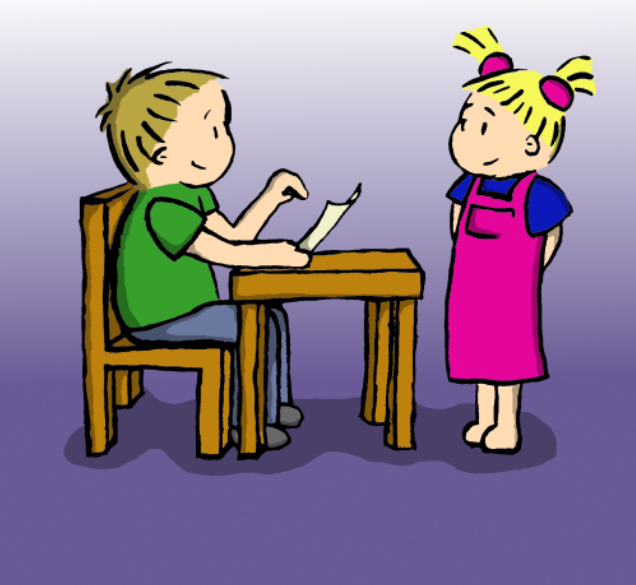
#> input picture edge_based_img_compress_with_homo_diff/comic_orig_2.png, 636 x 585 px
$ jupyter execute code.ipynb
#> lines starting #> are read from the running program, lines starting #| are printed output that depends on the picture; after the words box and inside, x2 and y2 are one past the last pixel; in counts of white or black regions, pixels touching at a corner belong together
[cell 1]
import cv2
import numpy as np
from matplotlib import pyplot as plt

# Load the original image
image = cv2.imread('comic_orig_2.png', cv2.IMREAD_COLOR)
#> image is the input picture: shape (585, 636, 3); mean B, G, R 146.1, 125.7, 143.8
gray = cv2.cvtColor(image, cv2.COLOR_BGR2GRAY)
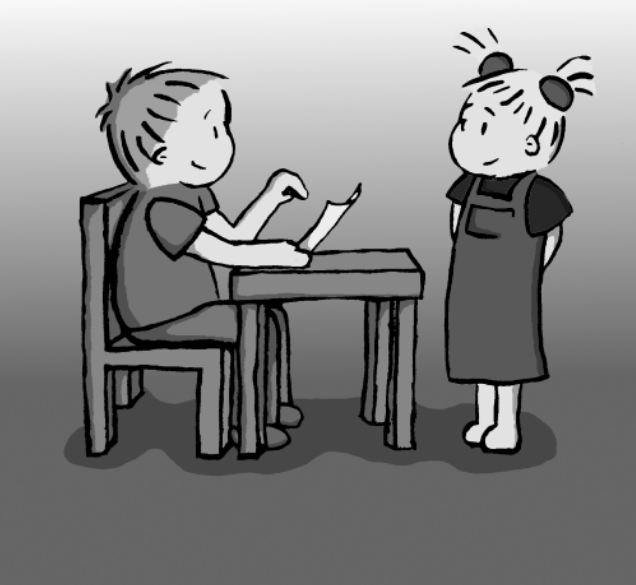
#> gray: shape (585, 636); min 0, max 249, mean 133.5

# Apply Canny edge detection
edges = cv2.Canny(gray, threshold1=7, threshold2=8)
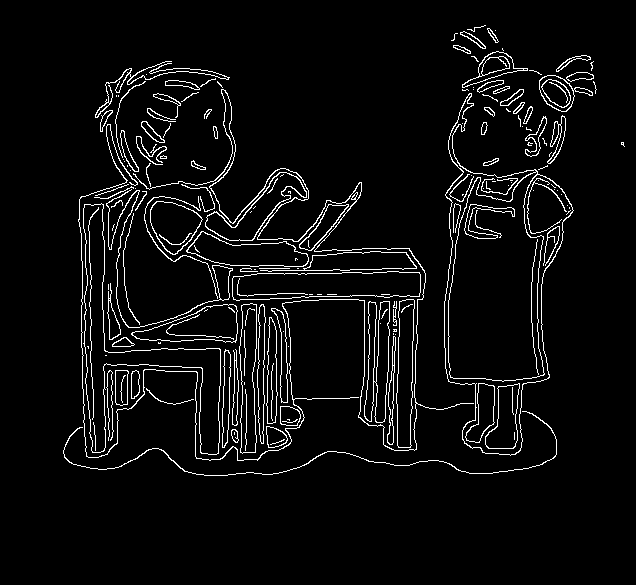
#> edges: shape (585, 636); 4.9% white in thin lines or dots, all inside (x1, y1, x2, y2) = (63, 25, 625, 476)

# Display and save the result
plt.figure(figsize=(12, 6))
plt.imshow(edges, cmap='gray')
plt.axis('off')
plt.savefig("comic_orig_2_edgemap.png", dpi=300, bbox_inches='tight')
plt.show()

[cell 2]
# print(type(edges), edges.shape, "max:", np.max(edges), "min:", np.min(edges))
# print(edges)

[cell 3]
inverted_edge_map = np.zeros_like(edges)

for i in range(edges.shape[0]):
    for j in range(edges.shape[1]):
        if edges[i][j] == 0:
            inverted_edge_map[i][j] = 255
        else:
            inverted_edge_map[i][j] = 0

plt.figure(figsize=(12, 6))
plt.imshow(inverted_edge_map, cmap='gray')
plt.savefig("comic_orig_2_inverted_edgemap.png", dpi=300, bbox_inches='tight')
plt.axis('off')
plt.show()

[cell 4]
# print(type(inverted_edge_map), inverted_edge_map.shape, "max:", np.max(inverted_edge_map), "min:", np.min(inverted_edge_map))
# print(inverted_edge_map)

[cell 5]
import cv2
import numpy as np
import matplotlib.pyplot as plt

def colorize_edges_manually(image, inverted_edge_map, kernel_size=5):
    # Initialize a blank canvas for the colored edges
#> called with kernel_size = 5
    colorized_edges = np.zeros_like(image)
    colorized_edges += 255

    # Get half the kernel size
    k = kernel_size // 2

    # Iterate through the edge map
    for i in range(k, inverted_edge_map.shape[0] - k):
        for j in range(k, inverted_edge_map.shape[1] - k):
            # If it's an edge pixel
            if inverted_edge_map[i, j] == 0:
                # Extract the kernel region from the original image
                patch = image[i-k:i+k+1, j-k:j+k+1]
                # Fill the kernel region in the colorized edge map
                colorized_edges[i-k:i+k+1, j-k:j+k+1] = patch
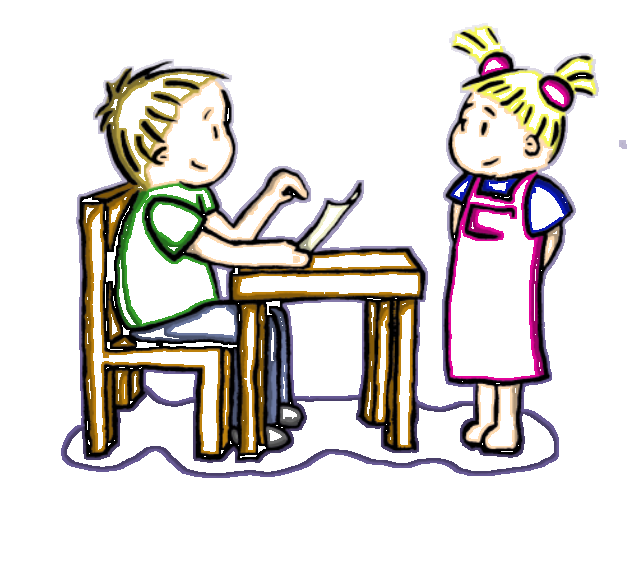
#> colorized_edges: shape (585, 636, 3); mean B, G, R 214.4, 217.1, 221

    return colorized_edges

# Get the color edges and closed edges
colorized_edges = colorize_edges_manually(image, inverted_edge_map)

# Plot Results
plt.figure(figsize=(15, 7))
plt.subplot(1, 3, 1)
plt.title("Original Image")
plt.imshow(cv2.cvtColor(image, cv2.COLOR_BGR2RGB))
plt.axis('off')

plt.subplot(1, 3, 2)
plt.title("Closed Edges")
plt.imshow(inverted_edge_map, cmap='gray')
plt.axis('off')

plt.subplot(1, 3, 3)
plt.title("Color Surrounding Edges")
plt.imshow(cv2.cvtColor(colorized_edges, cv2.COLOR_BGR2RGB))
plt.axis('off')

plt.savefig("comic_orig_2_edgesmap_coloredge.png", dpi=300, bbox_inches='tight')
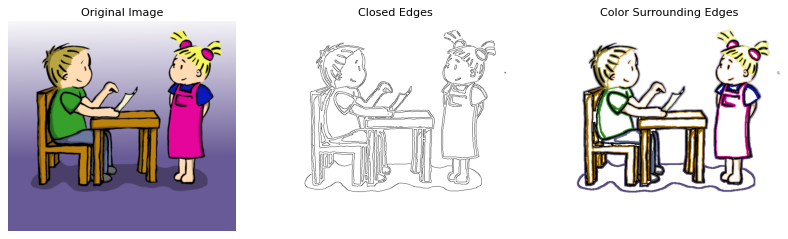
#> figure drawn by matplotlib, 3 panels

plt.show()

[cell 6]
# print(colorized_edges.shape, len(colorized_edges))
# print(image.shape)

[cell 7]
kernel = np.ones((5, 5), np.uint8)  # Adjust kernel size as needed
dilated_edges = cv2.dilate(edges, kernel, iterations=1)
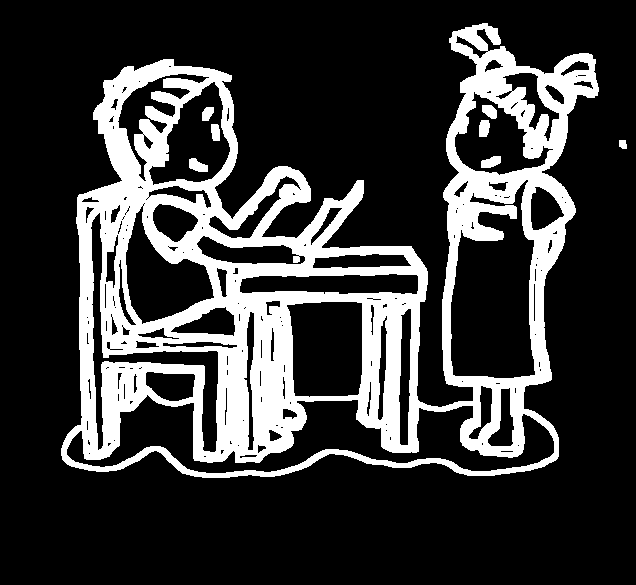
#> dilated_edges: shape (585, 636); 21.9% white; 8 white regions, largest, box (x1, y1, x2, y2) and area: (61, 23, 599, 478) 80652, (189, 158, 208, 172) 183, (481, 156, 501, 168) 177

color_near_edges = cv2.bitwise_and(image, image, mask=dilated_edges)
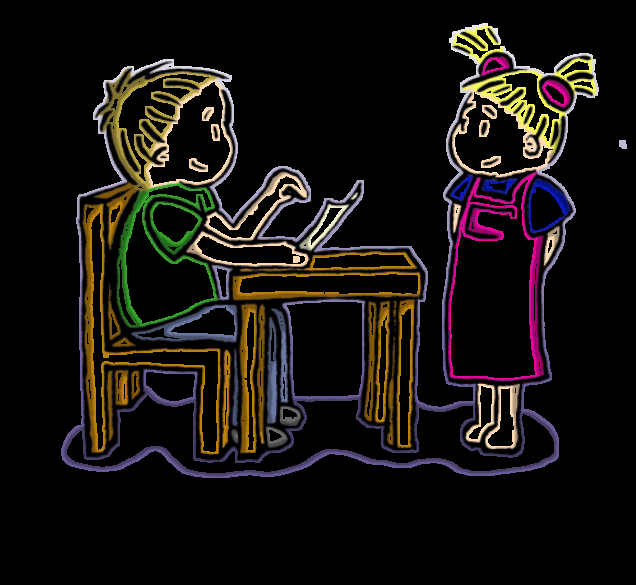
#> color_near_edges: shape (585, 636, 3); mean B, G, R 15.3, 18.1, 21.9

reconstructed_image = cv2.inpaint(colorized_edges, 255 - dilated_edges, inpaintRadius=3, flags=cv2.INPAINT_TELEA)

plt.imshow(cv2.cvtColor(color_near_edges, cv2.COLOR_BGR2RGB))
plt.savefig("comic_orig_2_coloredge_dilation.png", dpi=300, bbox_inches='tight')
plt.title('Color edgemap Image via Dilation')
plt.show()

plt.imshow(cv2.cvtColor(reconstructed_image, cv2.COLOR_BGR2RGB))
plt.savefig("comic_orig_2_reconstructed.png", dpi=300, bbox_inches='tight')
plt.title('Reconstructed Image via Diffusion')
plt.show()

$ run again, with edge_based_img_compress_with_homo_diff/comic_orig_3.png copied over edge_based_img_compress_with_homo_diff/comic_orig_2.png
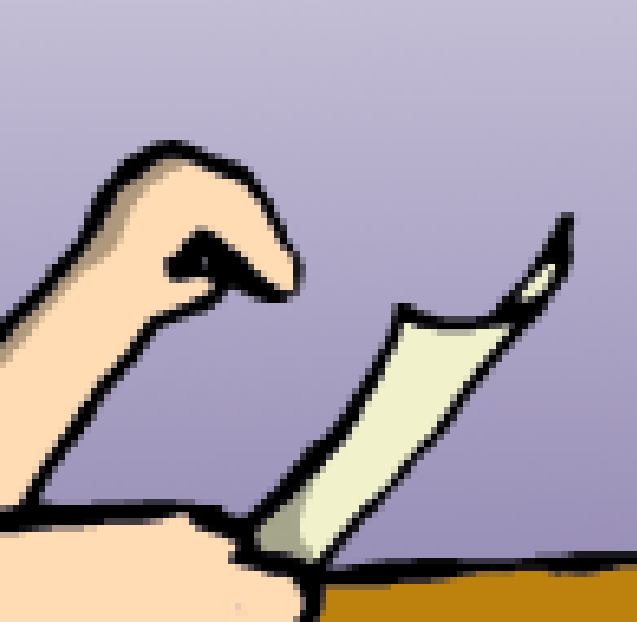
#> input picture edge_based_img_compress_with_homo_diff/comic_orig_3.png, 637 x 622 px
#> image is the input picture: shape (622, 637, 3); mean B, G, R 168.6, 160.1, 172.3
#> edges: shape (622, 637); 4% white in thin lines or dots, all inside (x1, y1, x2, y2) = (0, 139, 637, 622)
#> after the loop in colorize_edges_manually, `for i in range(k, inverted_edge_map.shape[0] - k):`:
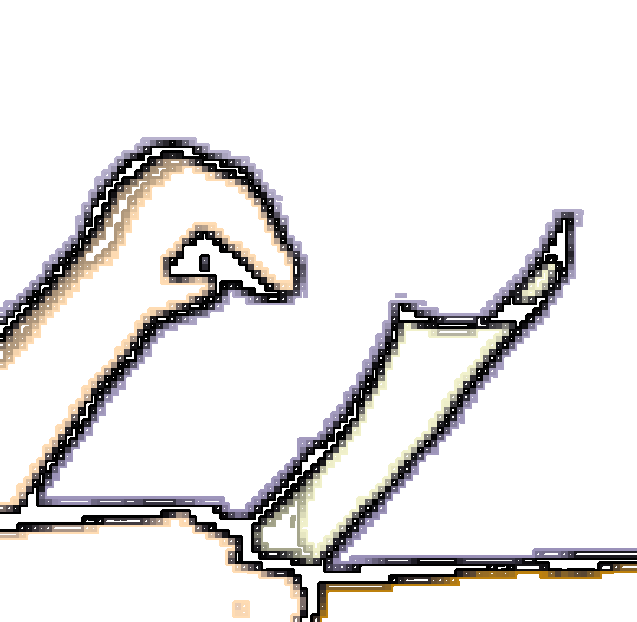
#> colorized_edges: shape (622, 637, 3); mean B, G, R 228.3, 228.8, 230.4
#> dilated_edges: shape (622, 637); 16.9% white; 6 white regions, box (x1, y1, x2, y2) and area: (0, 137, 637, 622) 61657, (0, 509, 308, 622) 4860, (232, 600, 250, 618) 313, (199, 254, 210, 272) 192, (290, 515, 296, 528) 69, (395, 293, 407, 298) 60
#> `color_near_edges = cv2.bitwise_and(image, image, mask=dilated_edges)`:
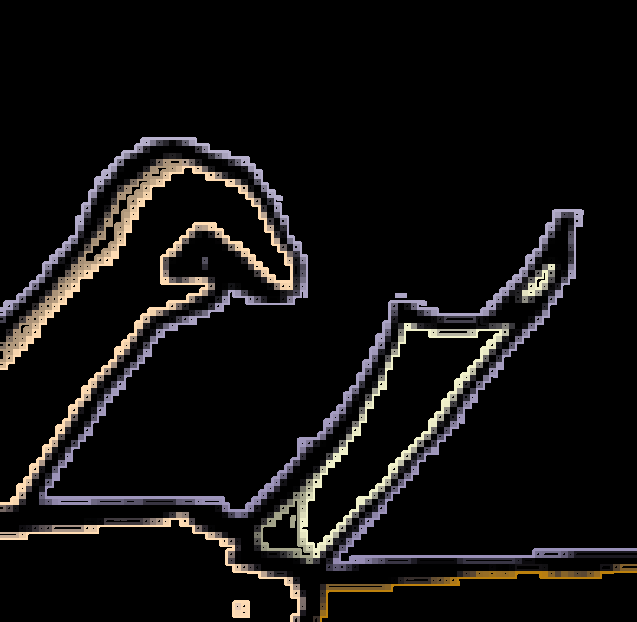
#> color_near_edges: shape (622, 637, 3); mean B, G, R 16.6, 17.1, 18.6
